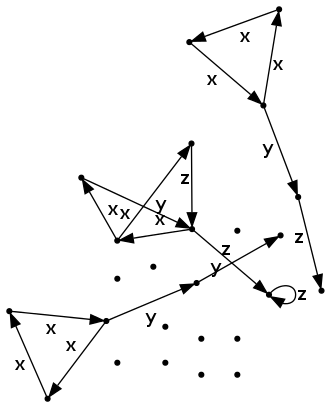

This chart was generated by the following Python code:
from graph import *

G=Graph()
a=G.addVertex()
b=G.addVertex()
c=G.addVertex()
d=G.addVertex()
e=G.addVertex()
G.addEdge(b,a,'x')
G.addEdge(c,b,'x')
G.addEdge(a,c,'x')
G.addEdge(c,d,'y')
G.addEdge(d,a,'z')
G.addEdge(a,e,'y')
G.addEdge(e,e,'z')

G2 = G.double()
print "digraph lizax2 {"
print (str(G2))
print "}"
